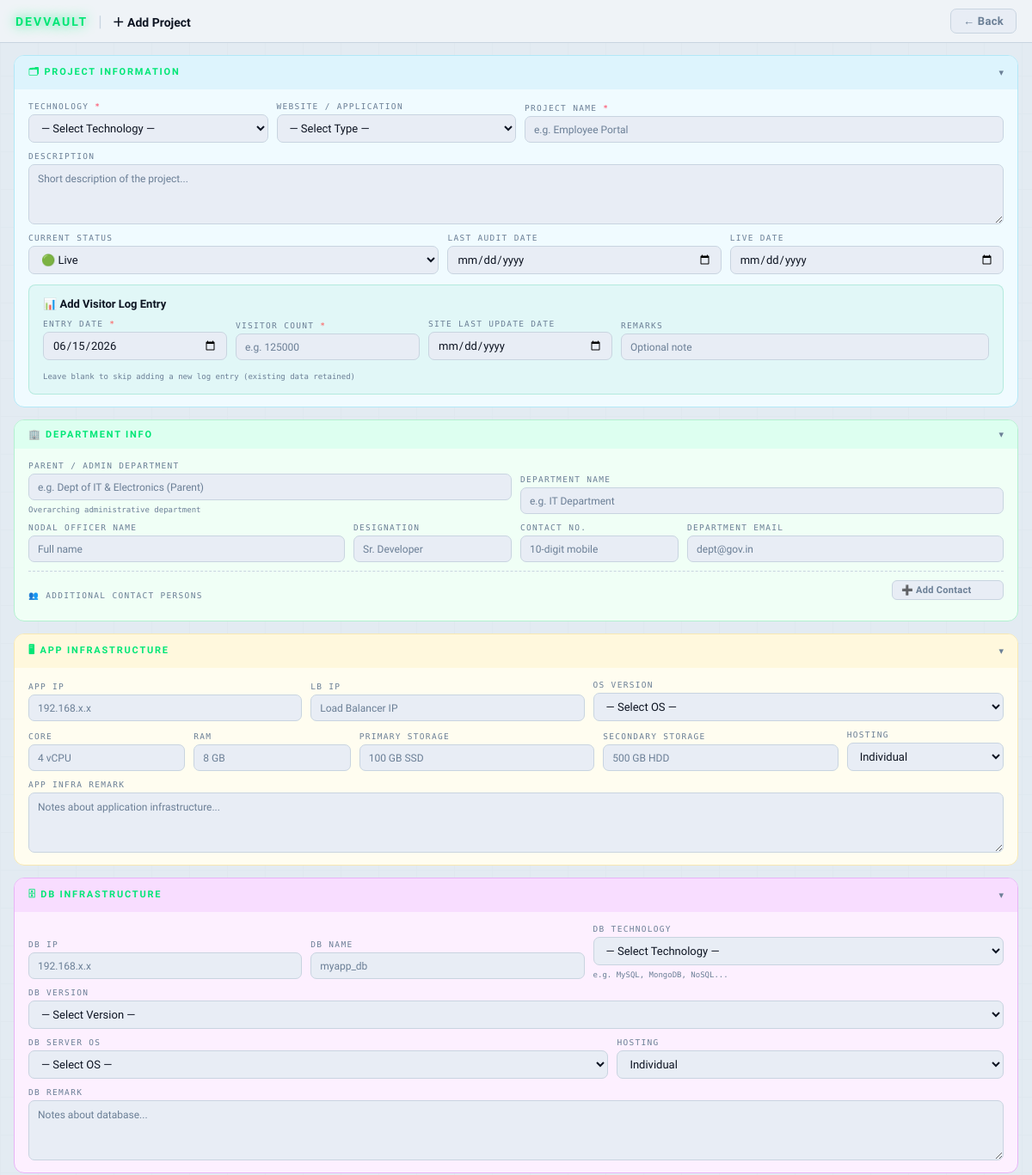
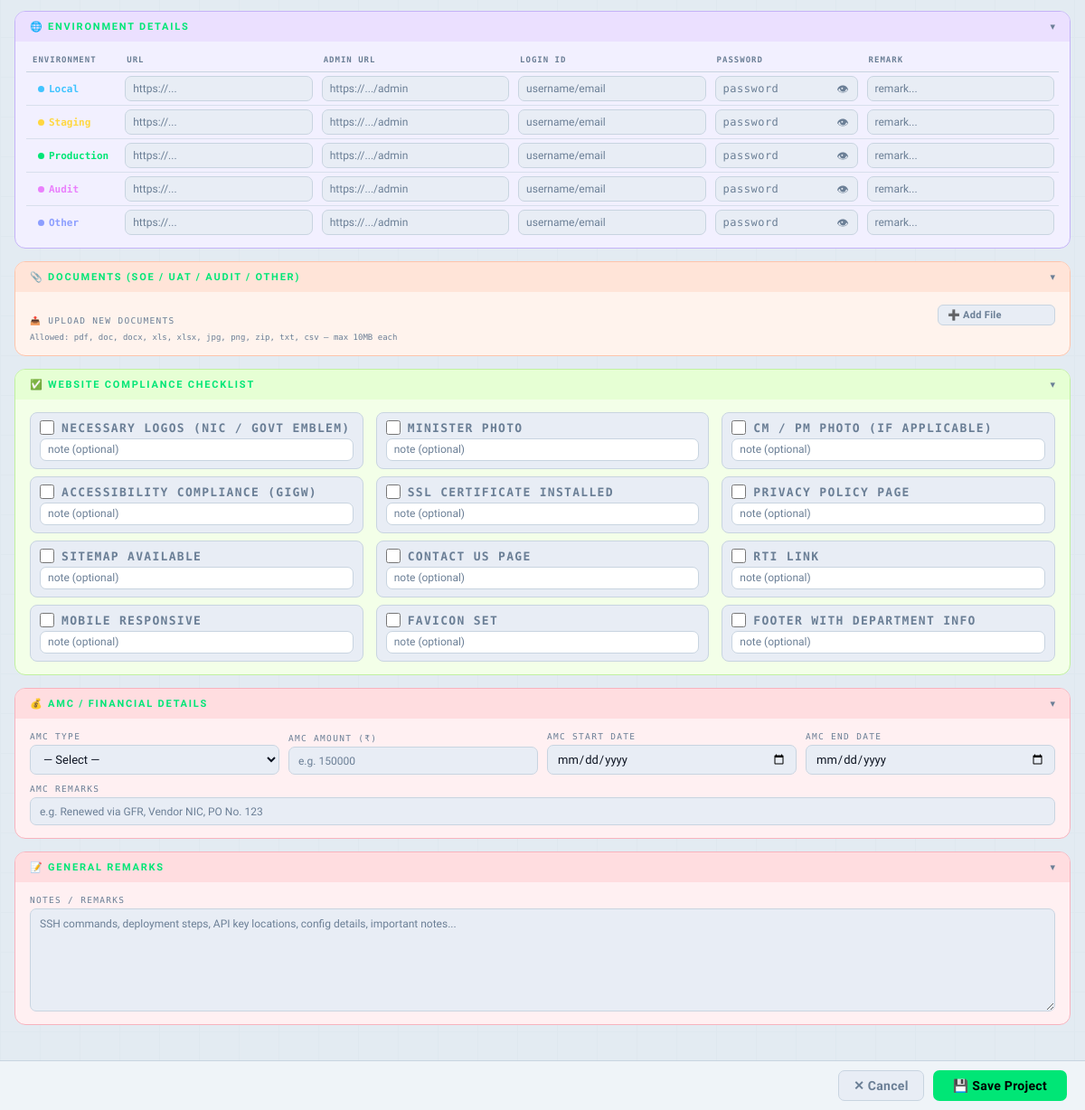
The app's page /project_form.php (signed in) with its own data (2 pictures, top to bottom).
### tables this page shows
CREATE TABLE checklist_items (
            id INTEGER PRIMARY KEY AUTOINCREMENT,
            item_name TEXT NOT NULL UNIQUE,
            sort_order INTEGER DEFAULT 99
        );

### project_form.php (the view, shortened to what the rows shown need)
<?php
require_once __DIR__ . '/auth.php';
$db = get_db();
$checklistItems = $db->query("SELECT * FROM checklist_items ORDER BY sort_order, id")->fetchAll();
$checklistResp = [];
$theme   = user_pref('theme','dark');
$secColors = [
    'proj' => ['bg'=>'rgba(0,212,255,0.04)',  'bdr'=>'rgba(0,212,255,0.25)',  'hd'=>'rgba(0,212,255,0.08)'],
    'dept' => ['bg'=>'rgba(0,230,118,0.04)',  'bdr'=>'rgba(0,230,118,0.25)',  'hd'=>'rgba(0,230,118,0.08)'],
    'app'  => ['bg'=>'rgba(255,215,64,0.04)', 'bdr'=>'rgba(255,215,64,0.25)', 'hd'=>'rgba(255,215,64,0.08)'],
    'db'   => ['bg'=>'rgba(234,128,252,0.04)','bdr'=>'rgba(234,128,252,0.25)','hd'=>'rgba(234,128,252,0.08)'],
    'env'  => ['bg'=>'rgba(140,158,255,0.04)','bdr'=>'rgba(140,158,255,0.25)','hd'=>'rgba(140,158,255,0.08)'],
    'doc'  => ['bg'=>'rgba(255,110,64,0.04)', 'bdr'=>'rgba(255,110,64,0.22)', 'hd'=>'rgba(255,110,64,0.08)'],
    'chk'  => ['bg'=>'rgba(100,221,23,0.04)', 'bdr'=>'rgba(100,221,23,0.22)', 'hd'=>'rgba(100,221,23,0.08)'],
    'rem'  => ['bg'=>'rgba(255,61,90,0.03)',  'bdr'=>'rgba(255,61,90,0.20)',  'hd'=>'rgba(255,61,90,0.07)'],
];
$secColorsLight = [
    'proj' => ['bg'=>'#f0fbff', 'bdr'=>'#b3e8f7', 'hd'=>'#ddf4fd'],
    'dept' => ['bg'=>'#f0fff6', 'bdr'=>'#b3f0d0', 'hd'=>'#ddfff0'],
    'app'  => ['bg'=>'#fffdf0', 'bdr'=>'#f7e8b3', 'hd'=>'#fff8dd'],
    'db'   => ['bg'=>'#fdf0ff', 'bdr'=>'#e8b3f7', 'hd'=>'#f8ddff'],
    'env'  => ['bg'=>'#f2f0ff', 'bdr'=>'#c4b3f7', 'hd'=>'#ebe0ff'],
    'doc'  => ['bg'=>'#fff3ed', 'bdr'=>'#ffc4ab', 'hd'=>'#ffe4d8'],
    'chk'  => ['bg'=>'#f3ffe8', 'bdr'=>'#c0f0a0', 'hd'=>'#e6ffd4'],
    'rem'  => ['bg'=>'#fff0f2', 'bdr'=>'#f7b3be', 'hd'=>'#ffdde0'],
];
$sc = $theme === 'light' ? $secColorsLight : $secColors;
?>
<!DOCTYPE html>
<html lang="en" data-theme="<?=$theme?>">
<head>
</head>
<body>
<div class="wrap">
<form method="POST" id="pf" enctype="multipart/form-data">
<div class="sec" style="background:<?=$sc['proj']['bg']?>;border:1px solid <?=$sc['proj']['bdr']?>">
  <div class="sec-hd" style="background:<?=$sc['proj']['hd']?>" onclick="tog(this)">
    <h2>🗂 Project Information</h2><span class="chev">▾</span>
  </div>
</div>
<div class="sec" style="background:<?=$sc['dept']['bg']?>;border:1px solid <?=$sc['dept']['bdr']?>">
  <div class="sec-hd" style="background:<?=$sc['dept']['hd']?>" onclick="tog(this)">
    <h2>🏢 Department Info</h2><span class="chev">▾</span>
  </div>
</div>
<div class="sec" style="background:<?=$sc['app']['bg']?>;border:1px solid <?=$sc['app']['bdr']?>">
  <div class="sec-hd" style="background:<?=$sc['app']['hd']?>" onclick="tog(this)">
    <h2>🖥 App Infrastructure</h2><span class="chev">▾</span>
  </div>
</div>
<div class="sec" style="background:<?=$sc['db']['bg']?>;border:1px solid <?=$sc['db']['bdr']?>">
  <div class="sec-hd" style="background:<?=$sc['db']['hd']?>" onclick="tog(this)">
    <h2>🗄 DB Infrastructure</h2><span class="chev">▾</span>
  </div>
</div>
<div class="sec" style="background:<?=$sc['env']['bg']?>;border:1px solid <?=$sc['env']['bdr']?>">
  <div class="sec-hd" style="background:<?=$sc['env']['hd']?>" onclick="tog(this)">
    <h2>🌐 Environment Details</h2><span class="chev">▾</span>
  </div>
  <div class="sec-bd" style="padding:10px 12px;overflow-x:auto">
    <table class="etbl">
      <thead>
        <tr>
          <th style="width:96px">Environment</th>
          <th>URL</th><th>Admin URL</th><th>Login ID</th>
          <th style="width:168px">Password</th><th>Remark</th>
        </tr>
      </thead>
    </table>
  </div>
</div>
<div class="sec" style="background:<?=$sc['doc']['bg']?>;border:1px solid <?=$sc['doc']['bdr']?>">
  <div class="sec-hd" style="background:<?=$sc['doc']['hd']?>" onclick="tog(this)">
    <h2>📎 Documents (SOE / UAT / Audit / Other)</h2><span class="chev">▾</span>
  </div>
</div>
<div class="sec" style="background:<?=$sc['chk']['bg']?>;border:1px solid <?=$sc['chk']['bdr']?>">
  <div class="sec-hd" style="background:<?=$sc['chk']['hd']?>" onclick="tog(this)">
    <h2>✅ Website Compliance Checklist</h2><span class="chev">▾</span>
  </div>
  <div class="sec-bd">
    <div class="checklist-grid">
      <?php foreach($checklistItems as $item):
        $r = $checklistResp[$item['id']] ?? ['checked'=>0,'notes'=>''];
      ?>
      <div class="chk-item">
        <label class="chk-label">
          <input type="checkbox" name="chk_item_<?=$item['id']?>" <?=$r['checked']?'checked':''?>>
          <span><?=htmlspecialchars($item['item_name'])?></span>
        </label>
        <input type="text" name="chk_note_<?=$item['id']?>" placeholder="note (optional)" value="<?=htmlspecialchars($r['notes'])?>" class="chk-note">
      </div>
      <?php endforeach;?>
    </div>
  </div>
</div>
<div class="sec" style="background:<?=$sc['rem']['bg']?>;border:1px solid <?=$sc['rem']['bdr']?>">
  <div class="sec-hd" style="background:<?=$sc['rem']['hd']?>" onclick="tog(this)">
    <h2>💰 AMC / Financial Details</h2><span class="chev">▾</span>
  </div>
</div>
<div class="sec" style="background:<?=$sc['rem']['bg']?>;border:1px solid <?=$sc['rem']['bdr']?>">
  <div class="sec-hd" style="background:<?=$sc['rem']['hd']?>" onclick="tog(this)">
    <h2>📝 General Remarks</h2><span class="chev">▾</span>
  </div>
</div>
</form>
</div>
</body>
</html>

### records on screen
checklist_items: item_name "NECESSARY LOGOS (NIC / GOVT EMBLEM)"
checklist_items: item_name "MINISTER PHOTO"
checklist_items: item_name "CM / PM PHOTO (IF APPLICABLE)"
checklist_items: item_name "ACCESSIBILITY COMPLIANCE (GIGW)"
checklist_items: item_name "SSL CERTIFICATE INSTALLED"
checklist_items: item_name "PRIVACY POLICY PAGE"
checklist_items: item_name "SITEMAP AVAILABLE"
checklist_items: item_name "CONTACT US PAGE"
checklist_items: item_name "RTI LINK"
checklist_items: item_name "MOBILE RESPONSIVE"
checklist_items: item_name "FAVICON SET"
checklist_items: item_name "FOOTER WITH DEPARTMENT INFO"

### other values on screen
$env "Local"
$env "Staging"
$env "Production"
$env "Audit"
$env "Other"
